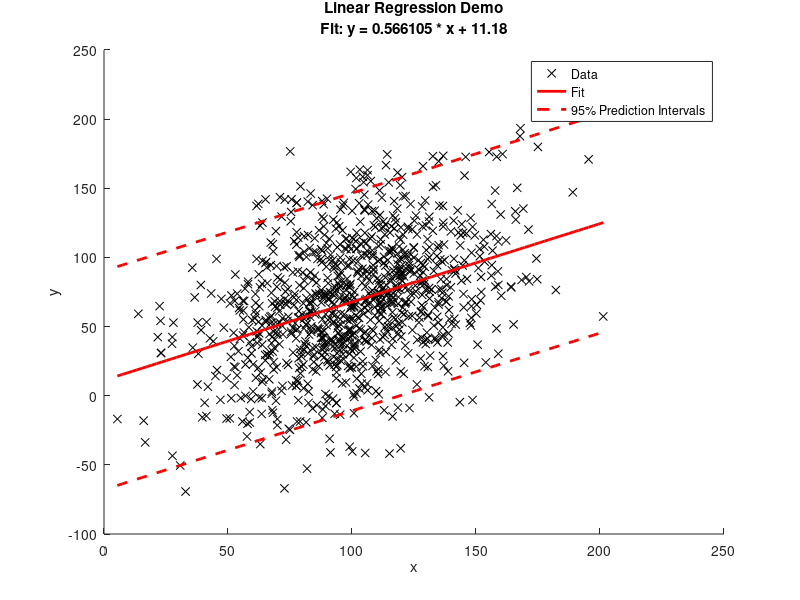

Here is the MATLAB script that generated this plot:
%% Generate linearly correlated x and y values

nPoints = 1000;
slope = 0.5;
icept = 20;

xOffset = 100;
xSD = 30;
noiseSD = 40;

x = randn(nPoints,1) * xSD + xOffset;
y = icept + slope * x + randn(nPoints,1) * noiseSD;

%% Fit using polyfit

figure(3), clf, set(3, 'Color', 'w');
hData = plot(x,y, 'kx');

% fit a linear trend line
[p s] = polyfit(x, y, 1);

% evaluate the fit and 95% prediction intervals
xFit = linspace(min(x), max(x), 100);
[yFit delta] = polyconf(p, xFit, s);

hold on
hFit = plot(xFit, yFit, 'r-', 'LineWidth', 2);
hCI = plot(xFit, yFit+delta, 'r--', 'LineWidth', 2);
plot(xFit, yFit-delta, 'r--', 'LineWidth', 2);
box off
xlabel('x');
ylabel('y');
legend({'Data', 'Fit', '95% Prediction Intervals'}, 'Location', 'Best');
title({'Linear Regression Demo', sprintf('Fit: y = %g * x + %g', p(1), p(2))});

%% Fit regression using regress
fprintf('\n');

% make a matrix that has x in the first columns, all ones in the second
XWithOnes = [x ones(size(x))];

% fit the regression
[coeffs ci residuals residualIntervals stats] = regress(y, XWithOnes);

% print out the coefficients and the confidence intervals
fprintf('Slope:     %g [%g %g]\n',coeffs(1), ci(1,1), ci(1,2));
fprintf('Intercept: %g [%g %g]\n',coeffs(2), ci(2,1), ci(2,2));

% print the R^2 statistic
fprintf('R^2 = %g\n', stats(1));

